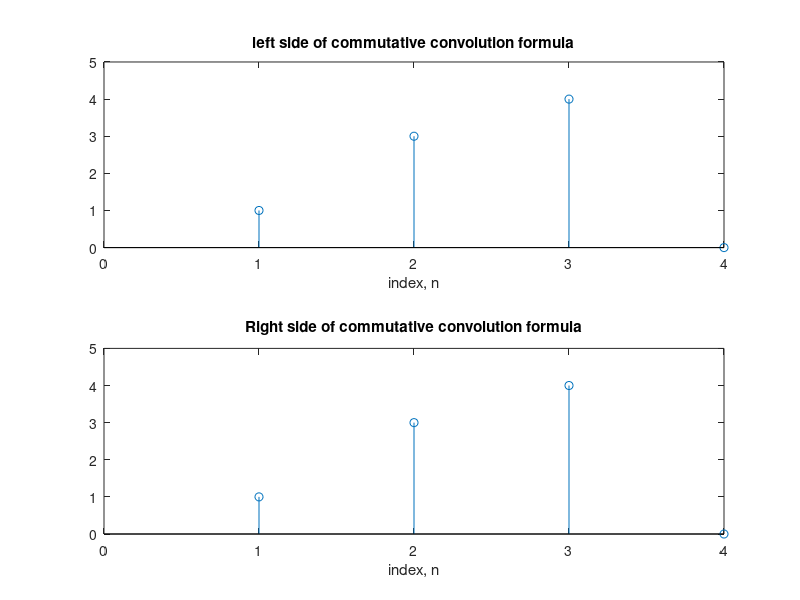

Here is the MATLAB script that generated this plot:
clc 
clear all
close all
x=[1 3 2 1];
h=[1 1 2 0];

lhs=x.*h;
rhs=h.*x;
subplot(2,1,1);
stem(lhs);
title('left side of commutative convolution formula');
xlabel('index, n');
axis([0 4 0 5]);
subplot(2,1,2);
stem(rhs);
title('Right side of commutative convolution formula');
xlabel('index, n');
axis([0 4 0 5]);
